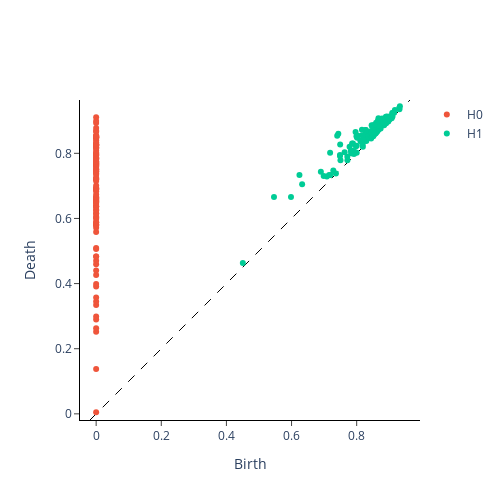

Notebook source saved alongside this figure:
### Code cell
L=lead_matrix_1(time_series)
dgm=rev_directed_mod(L)
plot_diagram(dgm[0])
